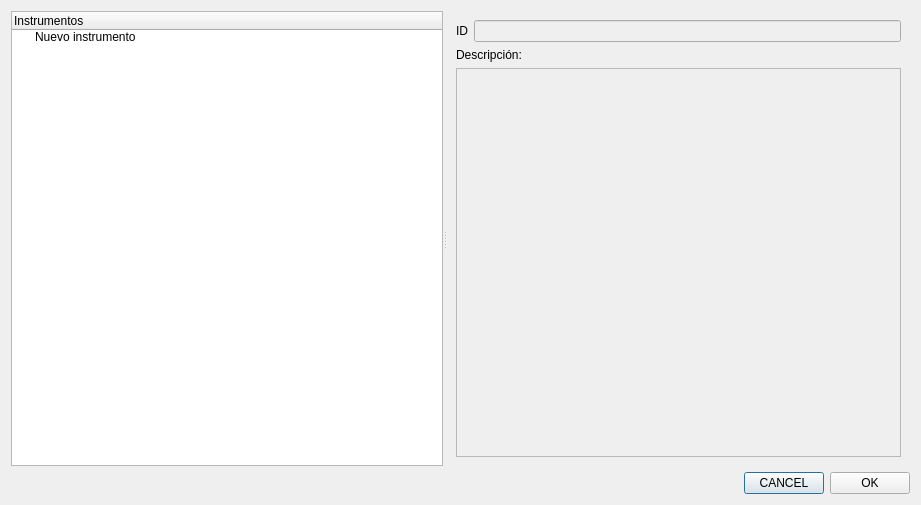
<?xml version="1.0" encoding="UTF-8"?>
<ui version="4.0">
 <class>ProyectoInstrumentosDialog</class>
 <widget class="QewTreeViewDialog" name="ProyectoInstrumentosDialog">
  <property name="geometry">
   <rect>
    <x>0</x>
    <y>0</y>
    <width>921</width>
    <height>505</height>
   </rect>
  </property>
  <property name="windowTitle">
   <string>ewTreeViewDialog</string>
  </property>
  <property name="containerName">
   <cstring>stackedWidget</cstring>
  </property>
  <property name="treeNavigatorName">
   <cstring>qewListViewInst</cstring>
  </property>
  <layout class="QVBoxLayout" name="verticalLayout" stretch="5,1">
   <item>
    <widget class="QSplitter" name="splitter">
     <property name="orientation">
      <enum>Qt::Horizontal</enum>
     </property>
     <widget class="QTreeWidget" name="qewListViewInst">
      <column>
       <property name="text">
        <string>Instrumentos</string>
       </property>
      </column>
      <item>
       <property name="text">
        <string>Nuevo instrumento</string>
       </property>
      </item>
     </widget>
     <widget class="QStackedWidget" name="stackedWidget">
      <property name="currentIndex">
       <number>0</number>
      </property>
      <widget class="QWidget" name="datosProyecto">
       <layout class="QVBoxLayout" name="verticalLayout_3">
        <item>
         <layout class="QHBoxLayout" name="horizontalLayout_2">
          <item>
           <widget class="QLabel" name="label">
            <property name="text">
             <string>ID</string>
            </property>
           </widget>
          </item>
          <item>
           <widget class="QLineEdit" name="idInstLineEdit">
            <property name="enabled">
             <bool>false</bool>
            </property>
           </widget>
          </item>
         </layout>
        </item>
        <item>
         <layout class="QVBoxLayout" name="verticalLayout_2">
          <item>
           <widget class="QLabel" name="label_2">
            <property name="text">
             <string>Descripción:</string>
            </property>
           </widget>
          </item>
          <item>
           <widget class="QTextEdit" name="descriptionTextEdit">
            <property name="enabled">
             <bool>false</bool>
            </property>
           </widget>
          </item>
         </layout>
        </item>
       </layout>
      </widget>
     </widget>
    </widget>
   </item>
   <item>
    <layout class="QHBoxLayout" name="horizontalLayout">
     <item>
      <spacer name="horizontalSpacer">
       <property name="orientation">
        <enum>Qt::Horizontal</enum>
       </property>
       <property name="sizeHint" stdset="0">
        <size>
         <width>40</width>
         <height>20</height>
        </size>
       </property>
      </spacer>
     </item>
     <item>
      <widget class="QPushButton" name="cancelButton">
       <property name="text">
        <string>CANCEL</string>
       </property>
      </widget>
     </item>
     <item>
      <widget class="QPushButton" name="okButton">
       <property name="text">
        <string>OK</string>
       </property>
      </widget>
     </item>
    </layout>
   </item>
  </layout>
 </widget>
 <customwidgets>
  <customwidget>
   <class>QewExtensibleDialog</class>
   <extends>QDialog</extends>
   <header>qewextensibledialog.h</header>
   <container>1</container>
  </customwidget>
  <customwidget>
   <class>QewTreeViewDialog</class>
   <extends>QewExtensibleDialog</extends>
   <header>qewtreeviewdialog.h</header>
   <container>1</container>
  </customwidget>
 </customwidgets>
 <resources/>
 <connections>
  <connection>
   <sender>qewListViewInst</sender>
   <signal>itemPressed(QTreeWidgetItem*,int)</signal>
   <receiver>ProyectoInstrumentosDialog</receiver>
   <slot>setCurrentWidget(QTreeWidgetItem*)</slot>
   <hints>
    <hint type="sourcelabel">
     <x>285</x>
     <y>92</y>
    </hint>
    <hint type="destinationlabel">
     <x>233</x>
     <y>463</y>
    </hint>
   </hints>
  </connection>
 </connections>
</ui>
